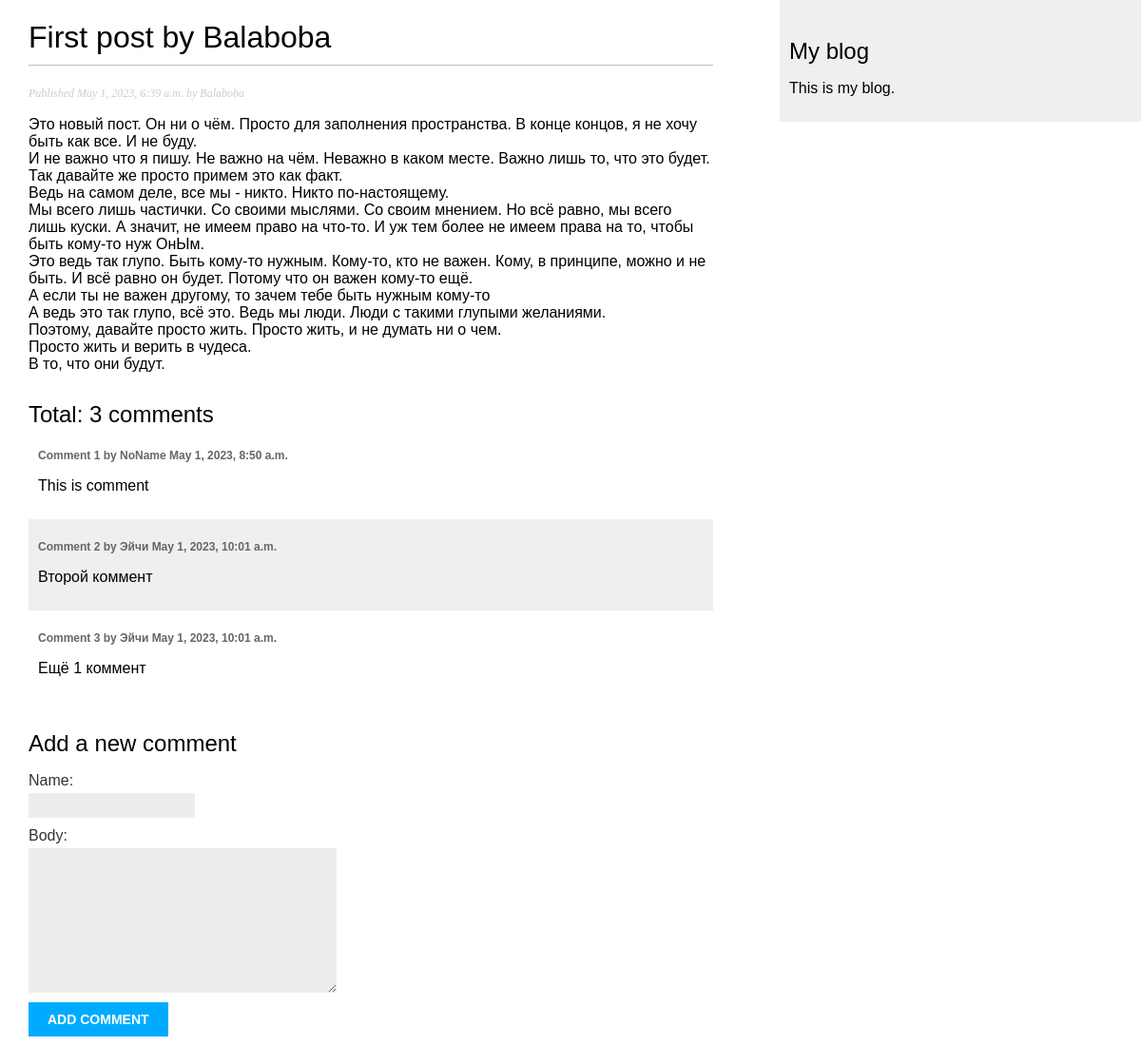
/2023/5/1/first-post-by-balaboba/, run on the app's committed database.
### core/models.py (models this page shows, shortened)
class Post(models.Model):
    class Status(models.TextChoices):
        DRAFT = "DF", "Draft"
        PUBLISHED = "PB", "Published"
    title: models.CharField = models.CharField(max_length=250)
    author: models.ForeignKey = models.ForeignKey(
        User, on_delete=models.CASCADE, related_name="blog_posts")
    slug: models.SlugField = models.SlugField(
        max_length=250, unique_for_date='publish')
    body: models.TextField = models.TextField()
    publish: models.DateTimeField = models.DateTimeField(default=timezone.now)
    created: models.DateTimeField = models.DateTimeField(auto_now_add=True)
    updated: models.DateTimeField = models.DateTimeField(auto_now=True)
    status: models.CharField = models.CharField(max_length=2,
                                                choices=Status.choices,
                                                default=Status.DRAFT)
    objects: models.Manager = models.Manager()
    published = PublishedManager()
    class Meta:
        ordering = ["-publish"]
        indexes = [models.Index(fields=['-publish'])]
        db_table = "post"

class Comment(models.Model):
    post: models.ForeignKey = models.ForeignKey(Post,
                             on_delete=models.CASCADE,
                             related_name='comments')
    name: models.CharField = models.CharField(max_length=80)
    body: models.TextField = models.TextField()
    created: models.DateTimeField = models.DateTimeField(auto_now_add=True)
    updated: models.DateTimeField = models.DateTimeField(auto_now=True)
    active: models.BooleanField = models.BooleanField(default=True)
    commentrue = CommentrueManager()
    class Meta:
        ordering = ["created"]
        indexes = [models.Index(fields=["created"])]

### core/views.py (the view)
def post_detail(request: HttpRequest, year: int, month: int,
                day: int, post: Any) -> HttpResponse:
    post_view: Post = get_object_or_404(
        Post,
        status=Post.Status.PUBLISHED,
        slug=post,
        publish__year=year,
        publish__month=month,
        publish__day=day)
    comments = Comment.commentrue.all()
    form = CommentForm()
    context = {"post": post_view,
               "comments": comments,
               "form": form}
    return render(request, "core/post/detail.html", context=context)

### core/forms.py
class CommentForm(forms.ModelForm):
    class Meta:
        model = Comment
        fields = ["name", "body"]

### core/models.py (called while the page is built)
    def get_queryset(self) -> models.QuerySet:
        return super().get_queryset().filter(active=True)

### core/templates/core/post/detail.html (shortened to what this page needs)
{% extends "core/base.html" %}
{% block content %}
    <h1>{{ post.title }}</h1>
    <p class="date">
        Published {{ post.publish }} by {{ post.author }}
    </p>
    {{ post.body|linebreaks }}
    {% with comments.count as total_comments %}
        <h2>
            Total: {{ total_comments }} comment{{ total_comments|pluralize }}
        </h2>
    {% endwith %}
    {% for comment in comments %}
        <div class="comment">
            <p class="info">
                Comment {{ forloop.counter }} by {{ comment.name }}
                {{ comment.created }}
            </p>
            {{ comment.body|linebreaks }}
        </div>
    {% empty %}
        <p> There are no comments.</p>
    {% endfor %}
    {% include "core/post/includes/comment_form.html" %}
{% endblock %}

### core/static/css/blog.css (style rules this page uses)
body { margin:0; padding:0; font-family:helvetica, sans-serif; }
h1 { font-weight:normal; border-bottom:1px solid #bbb; padding:0 0 10px 0; }
h2 { font-weight:normal; margin:30px 0 0; }
p.date { color:#ccc; font-family: georgia, serif; font-size: 12px; font-style: italic; }
label { float:left; clear:both; color:#333; margin-bottom:4px; }
input, textarea { clear:both; float:left; margin:0 0 10px; background:#ededed; border:0; padding:6px 10px; font-size:12px; }
.comment { padding:10px; }
.comment:nth-child(even) { background:#efefef; }
.comment .info { font-weight:bold; font-size:12px; color:#666; }

### data on the page
Post: title "First post by Balaboba", publish "May 1, 2023, 6:39 a.m.", author "Balaboba", body "Это новый пост. Он ни о чём. Просто для заполнения пространства. В конце концов, я не хочу быть как все. И не буду. И не важно что я пишу. Не важно на чём. Неважно в каком месте. Важно лишь то, что это будет. Так давайте же просто примем это как факт. Ведь на самом деле, все мы - никто. Никто по-настоящему. Мы всего лишь частички. Со своими мыслями. Со своим мнением. Но всё равно, мы всего лишь куски. А значит, не имеем право на что-то. И уж тем более не имеем права на то, чтобы быть кому-то нуж ОнЫм. Это ведь так глупо. Быть кому-то нужным. Кому-то, кто не важен. Кому, в принципе, можно и не быть. И всё равно он будет. Потому что он важен кому-то ещё. А если ты не важен другому, то зачем…"
Comment: name "NoName", created "May 1, 2023, 8:50 a.m.", body "This is comment"
Comment: name "Эйчи", created "May 1, 2023, 10:01 a.m.", body "Второй коммент"
Comment: name "Эйчи", created "May 1, 2023, 10:01 a.m.", body "Ещё 1 коммент"

### other printed values
{{ total_comments }} "3"
